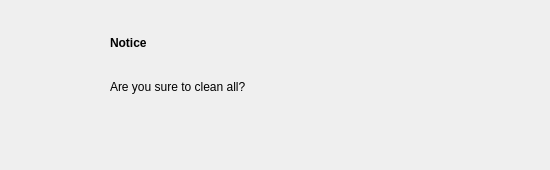
<?xml version="1.0" encoding="UTF-8"?>
<ui version="4.0">
 <class>RtSa_Dialog_Warning</class>
 <widget class="QWidget" name="RtSa_Dialog_Warning">
  <property name="geometry">
   <rect>
    <x>0</x>
    <y>0</y>
    <width>550</width>
    <height>170</height>
   </rect>
  </property>
  <property name="windowTitle">
   <string>Form</string>
  </property>
  <property name="styleSheet">
   <string notr="true">#RtSa_Dialog_Warning[status = &quot;indoor&quot;]
{
	background-color:rgba(245,245,245,1);
	border:1px solid rgb(151,151,151);
}

#RtSa_Dialog_Warning[status = &quot;outdoor&quot;]
{
	background-color:rgba(245,245,245,1);
	border:1px solid rgb(151,151,151);
}

#RtSa_Dialog_Warning[status = &quot;night&quot;]
{
	background-color:rgba(241, 210, 160,1);
	border:1px solid rgb(151,151,151);
}</string>
  </property>
  <property name="status" stdset="0">
   <string>night</string>
  </property>
  <widget class="QLabel" name="Warning">
   <property name="geometry">
    <rect>
     <x>110</x>
     <y>61</y>
     <width>360</width>
     <height>51</height>
    </rect>
   </property>
   <property name="styleSheet">
    <string notr="true">font:75 18px &quot;Arial&quot;;</string>
   </property>
   <property name="text">
    <string>Are you sure to clean all?</string>
   </property>
  </widget>
  <widget class="QDialogButtonBox" name="buttonBox">
   <property name="geometry">
    <rect>
     <x>349</x>
     <y>110</y>
     <width>164</width>
     <height>32</height>
    </rect>
   </property>
   <property name="styleSheet">
    <string notr="true"/>
   </property>
   <property name="standardButtons">
    <set>QDialogButtonBox::NoButton</set>
   </property>
  </widget>
  <widget class="QLabel" name="label">
   <property name="geometry">
    <rect>
     <x>34</x>
     <y>29</y>
     <width>60</width>
     <height>60</height>
    </rect>
   </property>
   <property name="styleSheet">
    <string notr="true">background-image: url(:/rtsa/image/notice.png);</string>
   </property>
   <property name="text">
    <string/>
   </property>
  </widget>
  <widget class="QLabel" name="Title">
   <property name="geometry">
    <rect>
     <x>110</x>
     <y>32</y>
     <width>85</width>
     <height>22</height>
    </rect>
   </property>
   <property name="styleSheet">
    <string notr="true">font:75 20px &quot;Arial&quot;;
font-weight:bold;</string>
   </property>
   <property name="text">
    <string>Notice</string>
   </property>
  </widget>
  <widget class="QDialogButtonBox" name="buttonBox_2">
   <property name="geometry">
    <rect>
     <x>349</x>
     <y>110</y>
     <width>164</width>
     <height>32</height>
    </rect>
   </property>
   <property name="styleSheet">
    <string notr="true"/>
   </property>
   <property name="standardButtons">
    <set>QDialogButtonBox::NoButton</set>
   </property>
  </widget>
 </widget>
 <resources/>
 <connections/>
</ui>
